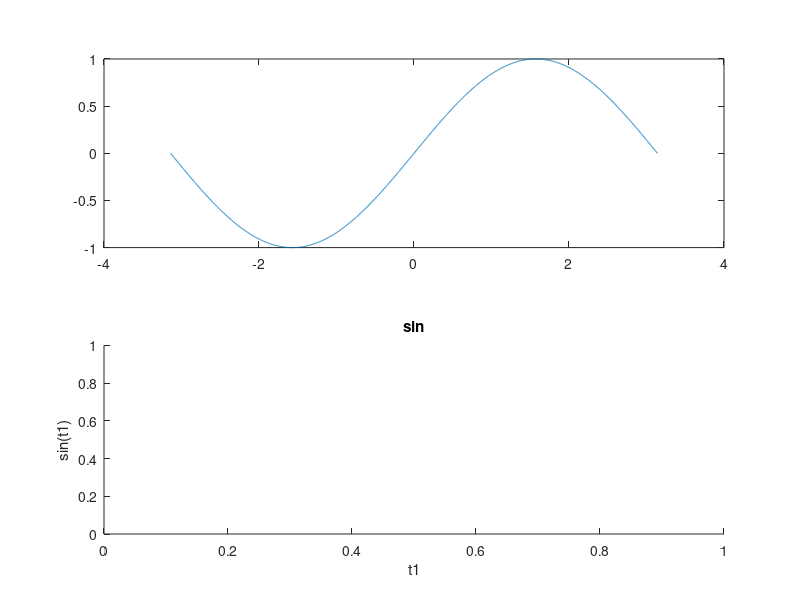

Source code (MATLAB):


t1= -pi:.001:pi;
y1= cos(t1);

plot(t1,y1);
subplot(2,1,1);
xlabel('t1');
ylabel('cos(t1)');
title('cos');



t1= -pi:.001:pi;
y1= sin(t1);

plot(t1,y1);
subplot(2,1,2);
xlabel('t1');
ylabel('sin(t1)');
title('sin');

